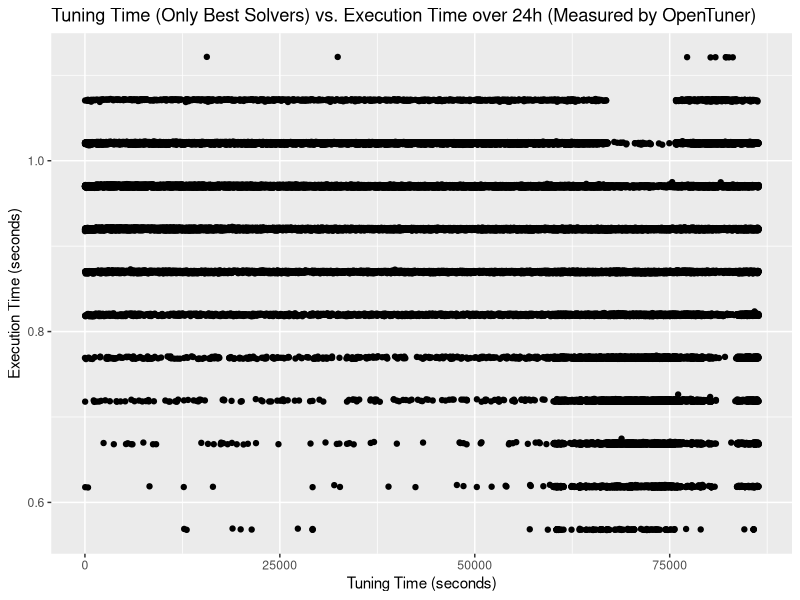
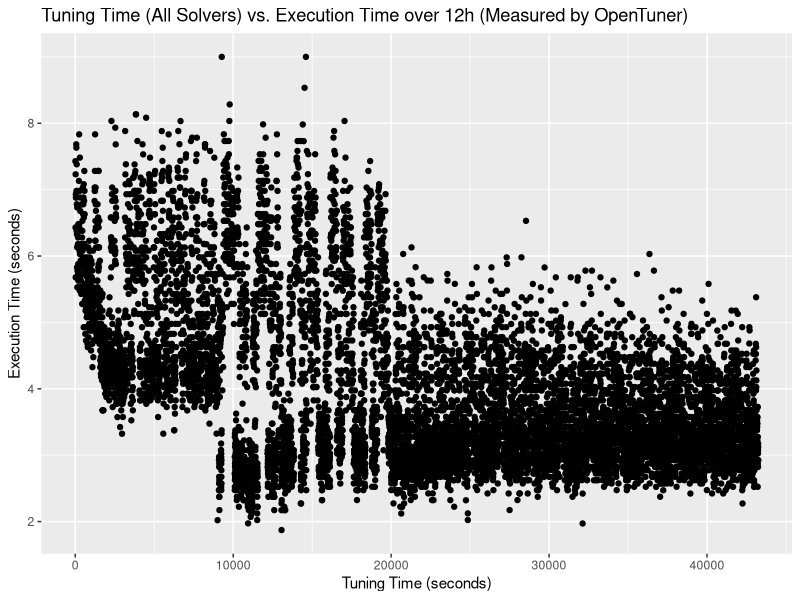
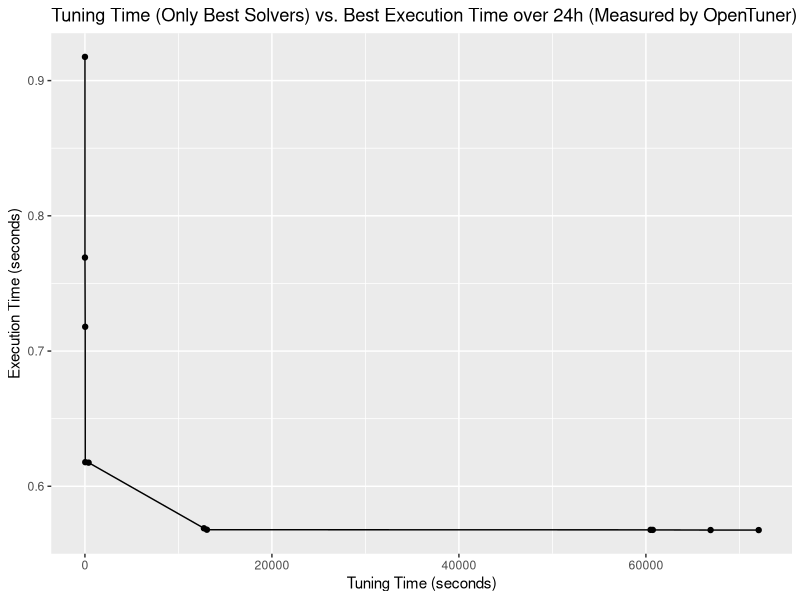
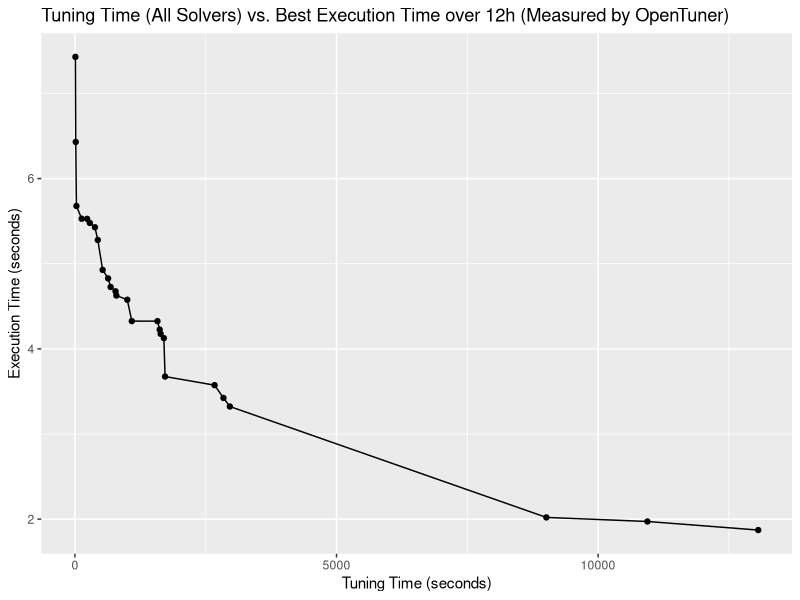
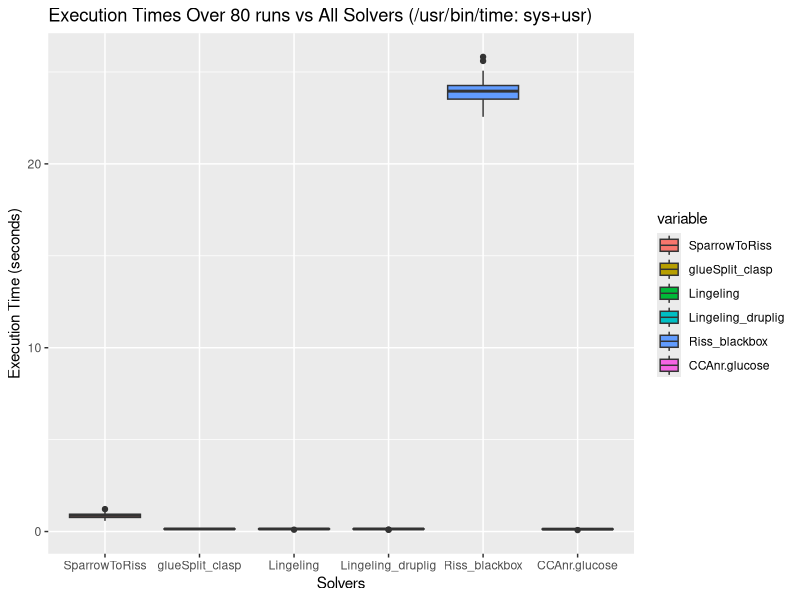
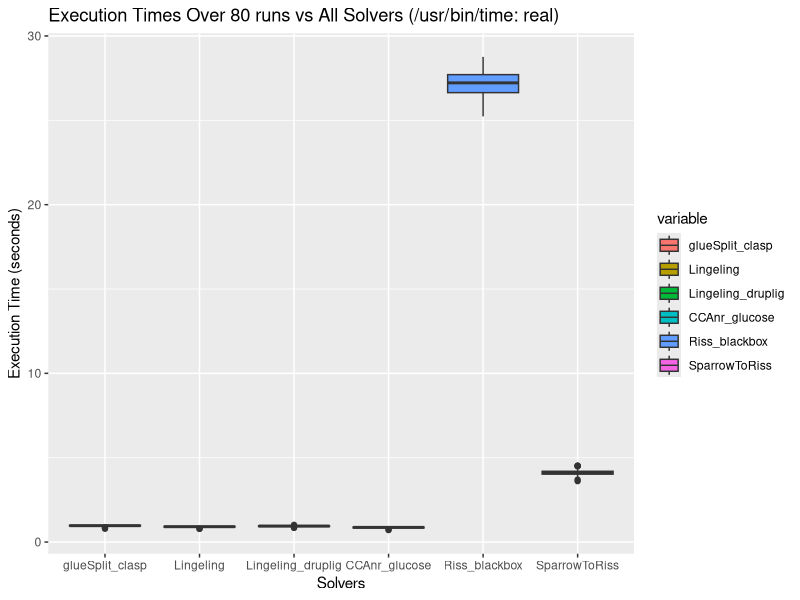
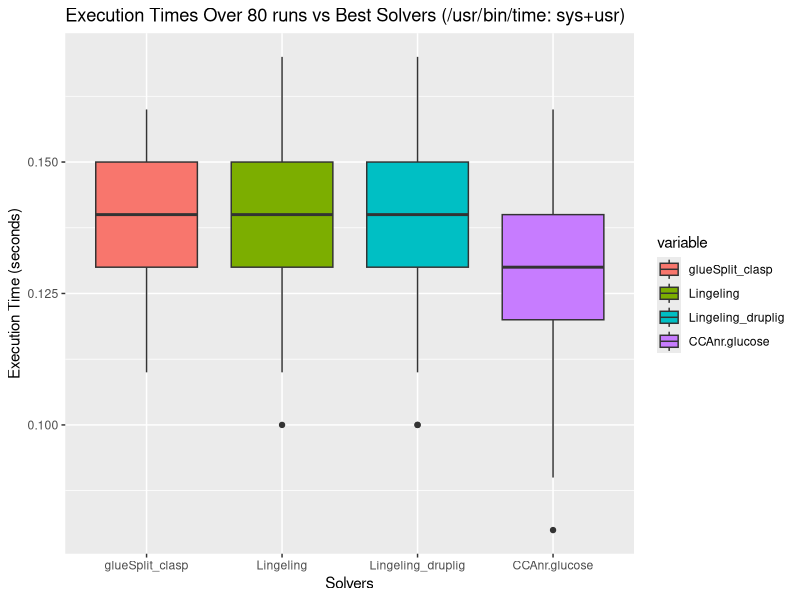
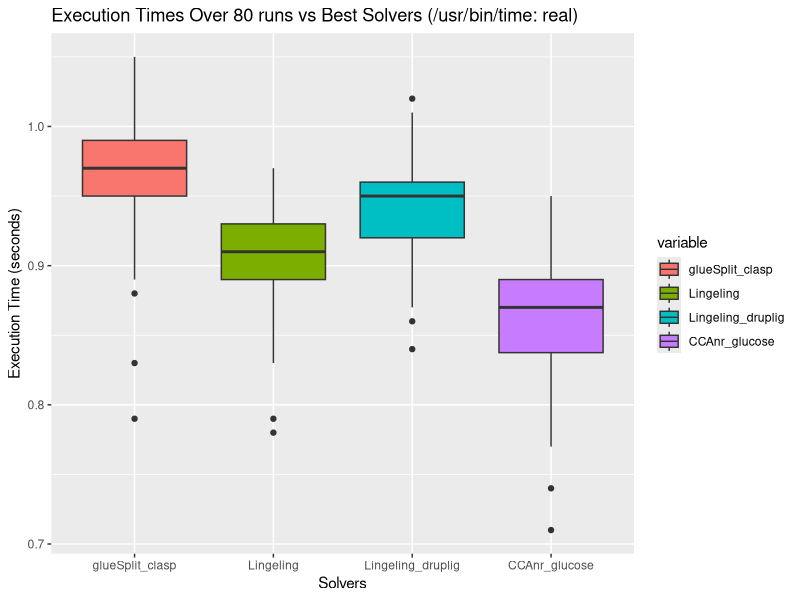

R code for these plots, in order:
#!/usr/bin/Rscript

library(ggplot2)
library(reshape2)

log_all_24 <- read.table("24_short/logall.txt",header=TRUE)
log_bst_24 <- read.table("24_short/logbest.txt",header=TRUE)

log_all_12 <- read.table("12_all/logall.txt",header=TRUE)
log_bst_12 <- read.table("12_all/logbest.txt",header=TRUE)

old_benchmark <- read.table("benchmarks/old_benchmark.txt",header=TRUE)
old_short_benchmark <- read.table("benchmarks/old_short_benchmark.txt",header=TRUE)
real_benchmark <- read.table("benchmarks/benchmark_real/benchmark.txt",header=TRUE)
real_short <- read.table("benchmarks/benchmark_real/benchmark_short.txt",header=TRUE)

tuned_comparison24 <- read.table("24_short/comparison.txt",header=TRUE)
real_tuned_comparison24 <- read.table("24_short/real_comparison.txt",header=TRUE)

graph_all_24 <- qplot(log_all_24$tuning_time,log_all_24$run_time,data=log_all_24,
                   ylab="Execution Time (seconds)",
                   xlab="Tuning Time (seconds)", 
                   main="Tuning Time (Only Best Solvers) vs. Execution Time over 24h (Measured by OpenTuner)")

graph_bst_24 <- qplot(log_bst_24$tuning_time,log_bst_24$run_time,
                   geom=c("point","line"),
                   ylab="Execution Time (seconds)",
                   xlab="Tuning Time (seconds)",      
                   main="Tuning Time (Only Best Solvers) vs. Best Execution Time over 24h (Measured by OpenTuner)")

graph_all_12 <- qplot(log_all_12$tuning_time,log_all_12$run_time,data=log_all_12,
                   ylab="Execution Time (seconds)",
                   xlab="Tuning Time (seconds)", 
                   main="Tuning Time (All Solvers) vs. Execution Time over 12h (Measured by OpenTuner)")

graph_bst_12 <- qplot(log_bst_12$tuning_time,log_bst_12$run_time,
                   geom=c("point","line"),
                   ylab="Execution Time (seconds)",
                   xlab="Tuning Time (seconds)",      
                   main="Tuning Time (All Solvers) vs. Best Execution Time over 12h (Measured by OpenTuner)")
graph_old_bench <- ggplot(data=melt(old_benchmark), aes(x=variable,y=value)) +
    geom_boxplot(aes(fill=variable)) +
    xlab("Solvers") +
    ylab("Execution Time (seconds)") +
    ggtitle("Execution Times Over 80 runs vs All Solvers (/usr/bin/time: sys+usr)")

graph_old_short <- ggplot(data=melt(old_short_benchmark), aes(x=variable,y=value)) +
    geom_boxplot(aes(fill=variable)) +
    xlab("Solvers") +
    ylab("Execution Time (seconds)") +
    ggtitle("Execution Times Over 80 runs vs Best Solvers (/usr/bin/time: sys+usr)")

graph_real_bench <- ggplot(data=melt(real_benchmark), aes(x=variable,y=value)) +
    geom_boxplot(aes(fill=variable)) +
    xlab("Solvers") +
    ylab("Execution Time (seconds)") +
    ggtitle("Execution Times Over 80 runs vs All Solvers (/usr/bin/time: real)")

graph_real_short <- ggplot(data=melt(real_short), aes(x=variable,y=value)) +
    geom_boxplot(aes(fill=variable)) +
    xlab("Solvers") +
    ylab("Execution Time (seconds)") +
    ggtitle("Execution Times Over 80 runs vs Best Solvers (/usr/bin/time: real)")

graph_tuned_comparison24 <- ggplot(data=melt(tuned_comparison24), aes(x=variable,y=value)) +
    geom_boxplot(aes(fill=variable)) +
    xlab("Solvers") +
    ylab("Execution Time (seconds)") +
    ggtitle("Execution Times Over 80 runs (24h) vs Best Solvers (/usr/bin/time: sys+usr)")

graph_real_comparison24 <- ggplot(data=melt(real_tuned_comparison24), aes(x=variable,y=value)) +
    geom_boxplot(aes(fill=variable)) +
    xlab("Solvers") +
    ylab("Execution Time (seconds)") +
    ggtitle("Execution Times Over 80 runs (24h) vs Best Solvers (/usr/bin/time: real)")

print(graph_all_24)
readline("plot done\n")
print(graph_all_12)
readline("plot done\n")
print(graph_bst_24)
readline("plot done\n")
print(graph_bst_12)
readline("plot done\n")
print(graph_old_bench)
readline("plot done\n")
print(graph_real_bench)
readline("plot done\n")
print(graph_old_short)
readline("plot done\n")
print(graph_real_short)
readline("plot done\n")
print(graph_tuned_comparison24)
readline("plot done\n")
print(graph_real_comparison24)
readline("plot done\n")
